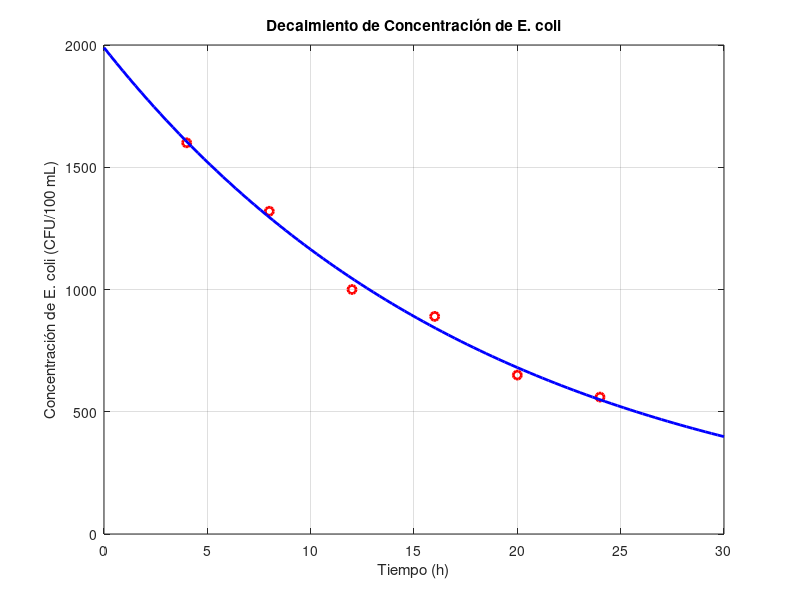

MATLAB code to generate this figure:
% Ejercicio 12-TP2 

% Borramos las variables previas y la ventana de comandos
clc
clear
close all

% Datos de concentración de E. coli

% Vector de tiempo
t = [4, 8, 12, 16, 20, 24];

% Vector de concentración
c = [1600, 1320, 1000, 890, 650, 560];

% Modelo exponencial: c(t) = c0 * exp(-k*t)
% Realizaremos un ajuste de mínimos cuadrados no lineal

% Función de ajuste
modelo = @(param, t) param(1) * exp(-param(2)*t);

% Estimación inicial de parámetros
param0 = [1600, 0.1];

% Opciones de optimización
opciones = optimset('Display', 'off');

% Ajuste no lineal usando lsqcurvefit
[param_ajustados, ~] = lsqcurvefit(modelo, param0, t, c, [], [], opciones);

% Parámetros ajustados
c0 = param_ajustados(1);  % Concentración inicial
k = param_ajustados(2);   % Constante de decaimiento

% a) Estimación de la concentración al final de la tormenta (t=0)
conc_inicial = c0;

% b) Tiempo para alcanzar 200 CFU/100 mL
tiempo_200 = log(200/c0) / (-k);

% Gráfica de resultados
t_plot = linspace(0, 30, 100);
c_plot = c0 * exp(-k * t_plot);

figure;
plot(t, c, 'ro', 'LineWidth', 2);  % Puntos de datos originales
hold on;
plot(t_plot, c_plot, 'b-', 'LineWidth', 2);  % Curva ajustada
xlabel('Tiempo (h)');
ylabel('Concentración de E. coli (CFU/100 mL)');
title('Decaimiento de Concentración de E. coli');
grid on;

% Impresión de resultados
fprintf('a) Concentración inicial (t=0): %.2f CFU/100 mL\n', conc_inicial);
fprintf('b) Tiempo para alcanzar 200 CFU/100 mL: %.2f horas\n', tiempo_200);